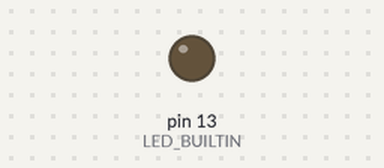
The sketch below on a simulated Arduino Uno, built with avr-gcc and run on an emulated ATmega328P. Shown: output pins drawn as LEDs (lit = HIGH).

Above: at 1.9 s.
At 6.65 s:
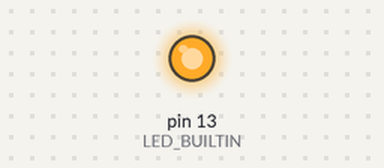
Timing chart, 0 to 7.0 s (numbered marks = the images above):
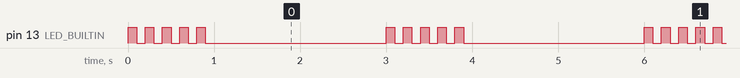

Measured:
- by itself, pin 13 (LED_BUILTIN): repeats every 3.0 s: 4 × (LOW 0.10 s, HIGH 0.10 s), LOW 2.1 s, HIGH 0.10 s
- by itself, everything shown: repeats every 3.0 s, in 10 steps

The sketch:

blinklightloop.ino
```cpp
void setup()
{
  // put your setup code here, to run once:

  pinMode(LED_BUILTIN, OUTPUT);
}

void loop()

{
  // put your main code here, to run repeatedly:

  // repeat 5 times
  for(int i=0; i<5; i++)
  {
    // turns on the led
    digitalWrite(LED_BUILTIN, HIGH);
    delay(100);
    // turns off the led
    digitalWrite(LED_BUILTIN, LOW);
    delay(100);
  }

  // after loop, delay for 2 seconds
  delay(2000);
}
```
